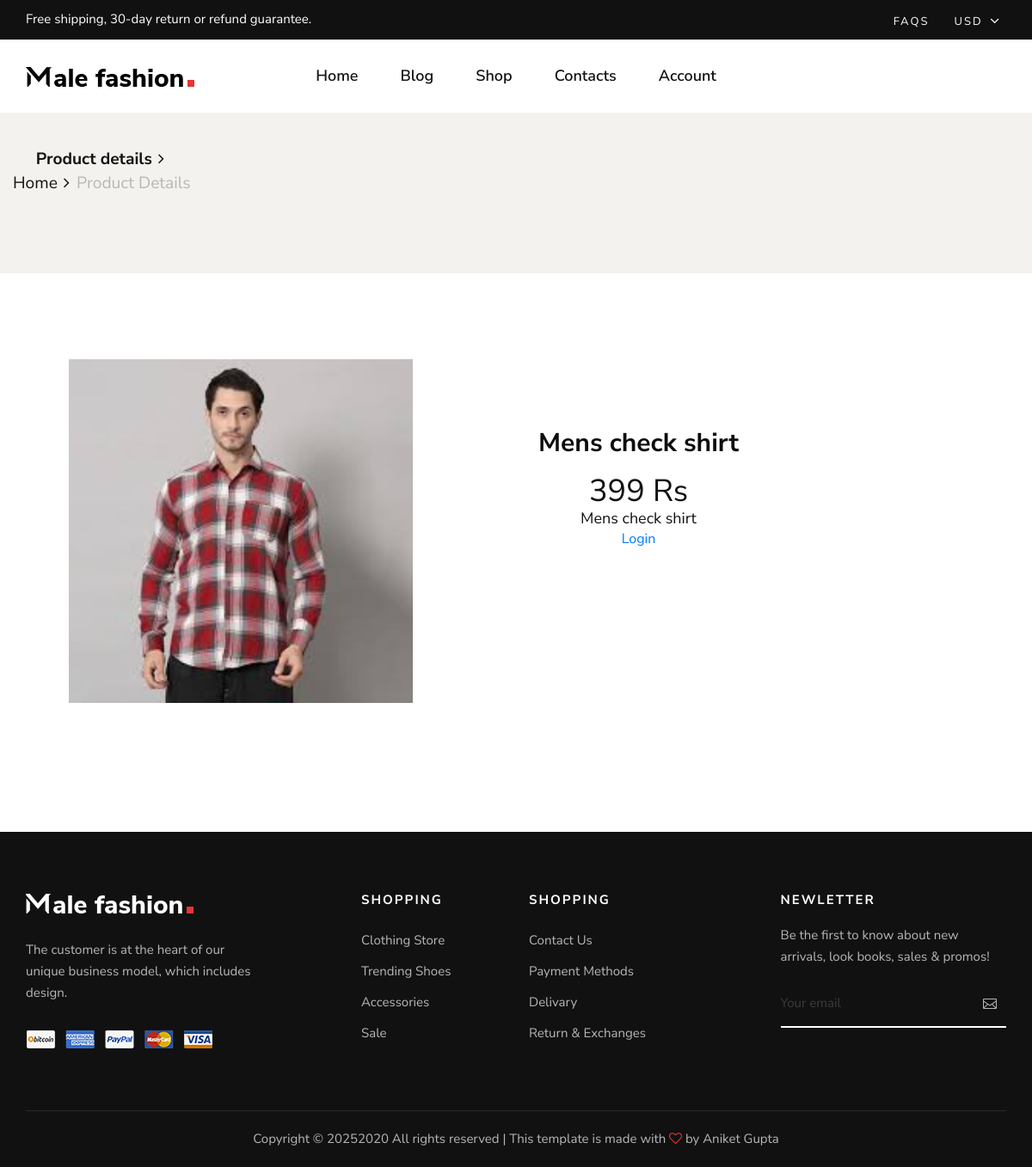
The app's page /product-details/17/ with its own data.
### myapp/models.py (models this page shows, shortened)
class Product(models.Model):
        category=(
            ("Men","Men"),
            ("Women","Women"),
            ("Kids","Kids"),
            ("Accessories","Accessories"),
        )
        seller=models.ForeignKey(User,on_delete=models.CASCADE)
        product_category=models.CharField(max_length=100,choices=category)
        product_name=models.CharField(max_length=100)
        product_price=models.PositiveIntegerField()
        product_desc=models.TextField()
        product_image=models.ImageField(upload_to="product_image/")

### myapp/views.py (the view)
# urls.py: path('product-details/<int:pk>/',views.product_details,name='product-details'),
def product_details(request,pk):
    wishlist_flag=False
    cart_flag=False
    user=User()
    try:
        user=User.objects.get(email=request.session['email'])
    except:
        pass
    product=Product.objects.get(pk=pk)
    try:
        Wishlist.objects.get(user=user,product=product)
        wishlist_flag=True
    except:
        pass
    try:
        Cart.objects.get(user=user,product=product,payment_status=False)
        cart_flag=True
    except:
        pass
    return render(request, 'product-details.html',{'product':product,'wishlist_flag':wishlist_flag,'cart_flag':cart_flag})

### myapp/templates/product-details.html (shortened to what this page needs)
{% extends 'header.html'%}
{% load static %}
{% block content %}
<!DOCTYPE html>
<html lang="zxx">
<head>
</head>
<body>
    <section class="shop-details">
        <div class="product__details__pic">
            <div class="container">
                <div class="row">
                    <div class="product__details__breadcrumb" style="margin-right: 100px;">
                        <a style="font-size: larger;"><b>Product details</b></a><br>
                        <a style="font-size: larger;" href="/">Home</a>
                        <span style="font-size: larger;">Product Details</span>
                    </div>
                </div>
            </div>
        </div>
        <div class="product__details__content">
            <div class="container">
                <div class="row">
                    <div class="col">
                        <div class="product__details__pic__item" style="margin-bottom: 150px; margin-left: 50px;">
                            <img src="{{product.product_image.url}}" height="400px" width="400px" alt="">
                        </div>
                    </div>
                    <div class="col">
                        <div class="product__details__text" style="margin-right: 300px; margin-top: 80px;">
                            <h3> {{product.product_name}}</h3>
                            <h2>{{product.product_price}} Rs</h2>
                            <h5>{{product.product_desc}}</h5>
                            {% if request.session.email %}
                              {% if cart_flag == False %}
                            <a href="{% url 'add-to-cart' pk=product.pk %}" class="primary-btn mt-4 me-3">Add to cart</a>
                            {% else %}
                            <a href="{% url 'remove-from-cart' pk=product.pk %}" class="primary-btn mt-4 me-3">Remove from cart</a>
                            {% endif %}
                            {% if wishlist_flag == False %}
                            <a href="{% url 'add-to-wishlist' pk=product.pk %}" class="primary-btn" style="margin-top:20px;">Add to wishlist</a>
                            {% else %}
                            <a href="{% url 'remove-from-wishlist' pk=product.pk %}" class="primary-btn" style="margin-top:20px;"> Remove from wishlist</a>
                            {% endif %}
                            {% else %}
                            <a class="main_btn" href="{% url 'login' %}">Login</a>
                            {% endif %}
                        </div>
                     </div>
                 </div>
            </div>
        </div>
    </section>
</body>
</html>
{% endblock %}

### myapp/static/css/style.css (style rules this page uses)
html, body { height: 100%; font-family: "Nunito Sans", sans-serif; -webkit-font-smoothing: antialiased; }
h1, h2, h3, h4, h5, h6 { margin: 0; color: #111111; font-weight: 400; font-family: "Nunito Sans", sans-serif; }
h2 { font-size: 36px; }
h3 { font-size: 30px; }
h5 { font-size: 18px; }
img { max-width: 100%; }
.product__details__pic { text-align: center; background: #f3f2ee; padding: 40px 0 60px; margin-bottom: 100px; }
.product__details__breadcrumb { margin-bottom: 30px; }
.product__details__breadcrumb a { font-size: 15px; color: #111111; margin-right: 18px; display: inline-block; position: relative; }
.product__details__breadcrumb a:after { position: absolute; right: -14px; top: 0; content: ""; font-family: "FontAwesome"; }
.product__details__breadcrumb span { font-size: 15px; color: #b7b7b7; display: inline-block; }
.product__details__pic__item { position: relative; }
.product__details__text { text-align: center; }
.product__details__text h3 { color: #0d0d0d; font-weight: 700; margin-bottom: 16px; }
@media only screen and (min-width: 1200px) { .container { max-width: 1170px; } }

### records on screen
Product: product_image (picture), product_name "Mens check shirt", product_price "399", product_desc "Mens check shirt"
